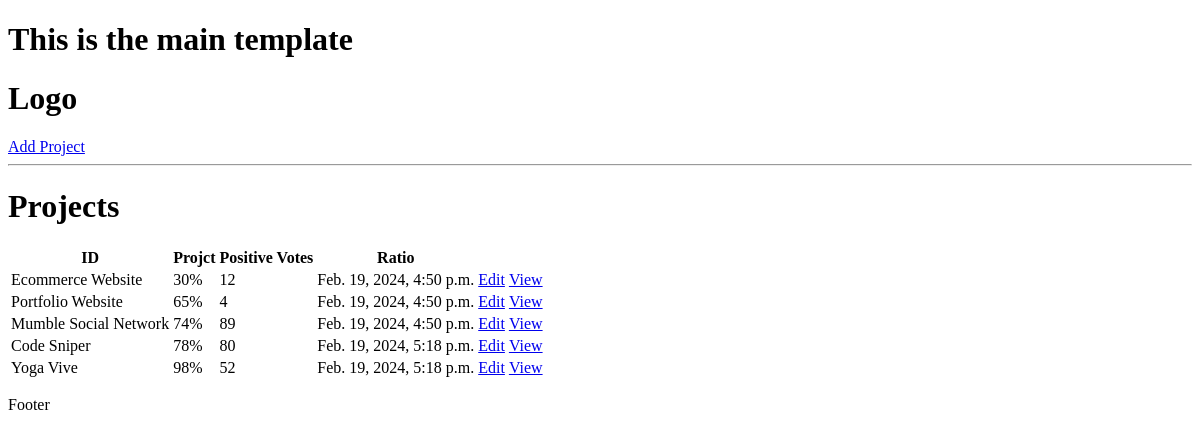
Before: / with the older database file.
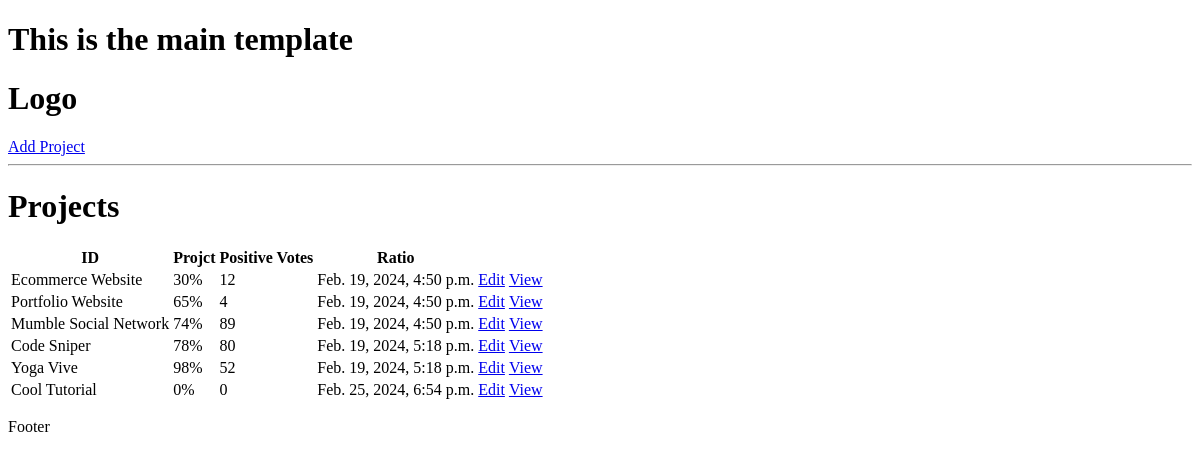
After: the same page with the newer database file.
### projects/models.py (models this page shows, shortened)
class Project(models.Model):
    title = models.CharField(max_length=200)
    description = models.TextField(null=True, blank=True)
    demo_link = models.CharField(max_length=2000, null=True, blank=True)
    source_link = models.CharField(max_length=2000, null=True, blank=True)
    tags = models.ManyToManyField('Tag', blank=True)
    vote_total = models.IntegerField(default=0, null=True, blank=True)
    vote_ratio = models.IntegerField(default=0, null=True, blank=True)
    created = models.DateTimeField(auto_now_add=True)
    id = models.UUIDField(default=uuid.uuid4, unique=True, primary_key=True, editable=False)

### projects/views.py (the view)
# urls.py: path('', include('projects.urls'))
def projects(request):
    projects = Project.objects.all()
    context = {'projects': projects}
    return render(request, 'projects/projects.html', context)

### projects/templates/projects/projects.html
{% extends 'main.html' %}
{% block content %}
<h1>Projects</h1>
<table>
    <tr>
        <th>ID</th>
        <th>Projct</th>
        <th>Positive Votes</th>
        <th>Ratio</th>
        <th></th>
        <th></th>
    </tr>
    {% for project in projects %}
    <tr>
        <td>{{project.title}}</td>
        <td>{{project.vote_ratio}}%</td>
        <td>{{project.vote_total}}</td>
        <td>{{project.created}}</td>
        <td><a href="{% url 'update-project' project.id %}">Edit</a></td>
        <td><a href="{% url 'project' project.id %}">View</a></td>
    </tr>
    {% endfor %}
</table>
{% endblock content %}

### templates/main.html (shortened to what this page needs)
<!DOCTYPE html>
<html lang="en">
<head>
</head>
<body>
    <h1>This is the main template</h1>
    {% include 'navbar.html' %}
    {% block content %}
    {% endblock content %}
    <p>Footer</p>
</body>
</html>

### templates/navbar.html
<h1>Logo</h1>
<a href="{% url 'create-project' %}">Add Project</a>
<hr>

Changed rows visible on the page:
added Project: title "Cool Tutorial", vote_ratio "0", vote_total "0", created "Feb. 25, 2024, 6:54 p.m."
